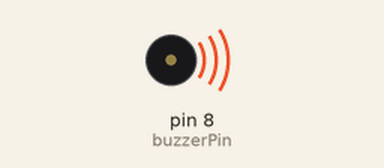
Recording of a sketch running on a simulated Arduino Uno, built with avr-gcc and run on an emulated ATmega328P. On the bench: buzzer (waves = sounding).

Above: at 0.2 s.
At 3.7 s:
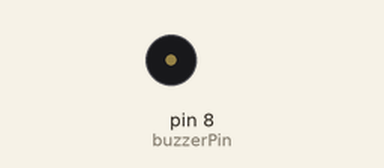
Timing chart, 0 to 5.5 s (numbered marks = the images above):
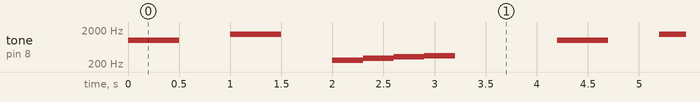

Measured:
- by itself, tone on pin 8 (buzzerPin): repeats every 4.2 s: silent 0.50 s, 1500 Hz 0.50 s, silent 0.50 s, 262 Hz 0.30 s, 294 Hz 0.30 s, 330 Hz 0.30 s, 349 Hz 0.30 s, silent 1.0 s, 1000 Hz 0.50 s

The sketch:

code.ino
```cpp
#define buzzerPin 8
void setup() {
  pinMode(buzzerPin, OUTPUT);

}

void loop() {
  tone(buzzerPin, 1000);
  delay(500);
  noTone(buzzerPin);
  delay(500);
  tone(buzzerPin, 1500);
  delay(500);
  noTone(buzzerPin);
  delay(500);
  tone(buzzerPin, 262);
  delay(300);
  tone(buzzerPin, 294);
  delay(300);
  tone(buzzerPin, 330);
  delay(300);
  tone(buzzerPin, 349);
  delay(300);
  noTone(buzzerPin);
  delay(1000);

}
```
